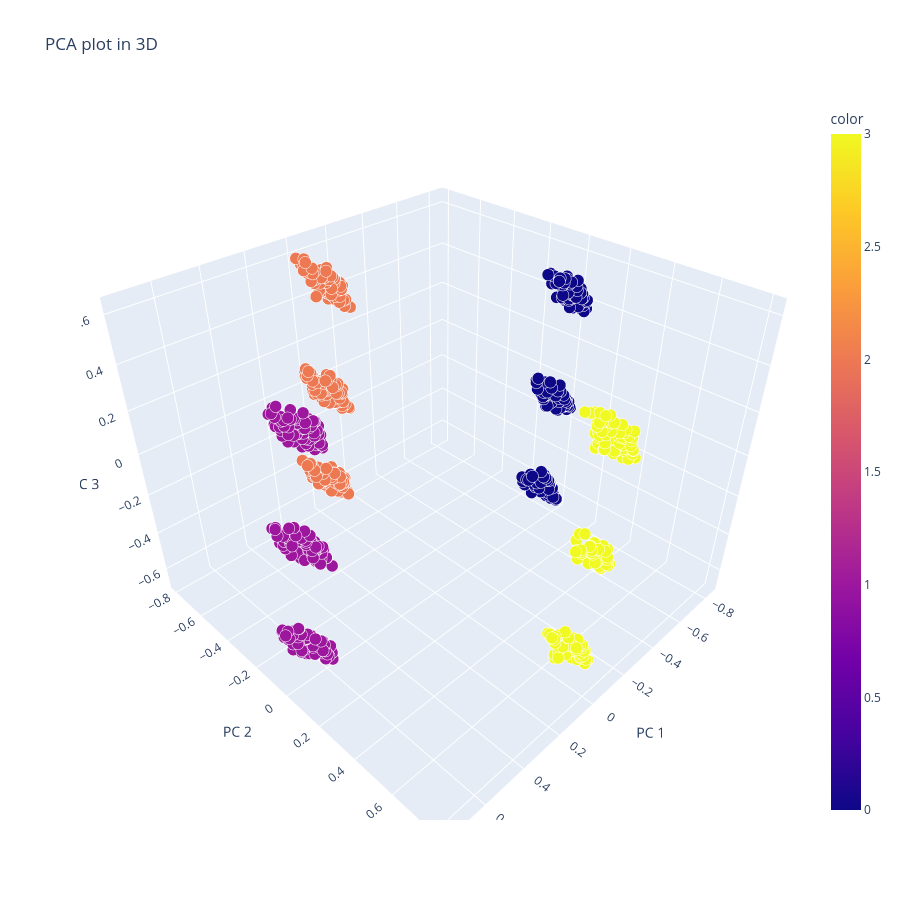

Notebook source saved alongside this figure:
### Code cell
PCAplot3D(X, pred_sp)

### Figure 1 — Plotly figure (JSON) as saved in the notebook; plotly's stock layout.template omitted (floating-point values rounded to 4 significant figures; data arrays with more than 128 entries replaced by an {"elided": "..."} marker saying what was removed)
{"data": [{"hovertemplate": "PC 1=%{x}<br>PC 2=%{y}<br>PC 3=%{z}<br>size=%{marker.size}<br>color=%{marker.color}<extra></extra>", "legendgroup": "", "marker": {"color": {"elided": "1000 int values"}, "coloraxis": "coloraxis", "opacity": 1, "size": {"elided": "1000 float values"}, "sizemode": "area", "sizeref": 0.00025, "symbol": "circle"}, "mode": "markers", "name": "", "scene": "scene", "showlegend": false, "type": "scatter3d", "x": {"elided": "1000 float values"}, "y": {"elided": "1000 float values"}, "z": {"elided": "1000 float values"}}], "layout": {"coloraxis": {"colorbar": {"title": {"text": "color"}}, "colorscale": [[0, "#0d0887"], [0.1111, "#46039f"], [0.2222, "#7201a8"], [0.3333, "#9c179e"], [0.4444, "#bd3786"], [0.5556, "#d8576b"], [0.6667, "#ed7953"], [0.7778, "#fb9f3a"], [0.8889, "#fdca26"], [1, "#f0f921"]]}, "height": 900, "legend": {"itemsizing": "constant", "tracegroupgap": 0}, "scene": {"domain": {"x": [0, 1], "y": [0, 1]}, "xaxis": {"title": {"text": "PC 1"}}, "yaxis": {"title": {"text": "PC 2"}}, "zaxis": {"title": {"text": "PC 3"}}}, "title": {"text": "PCA plot in 3D"}, "width": 900}}
